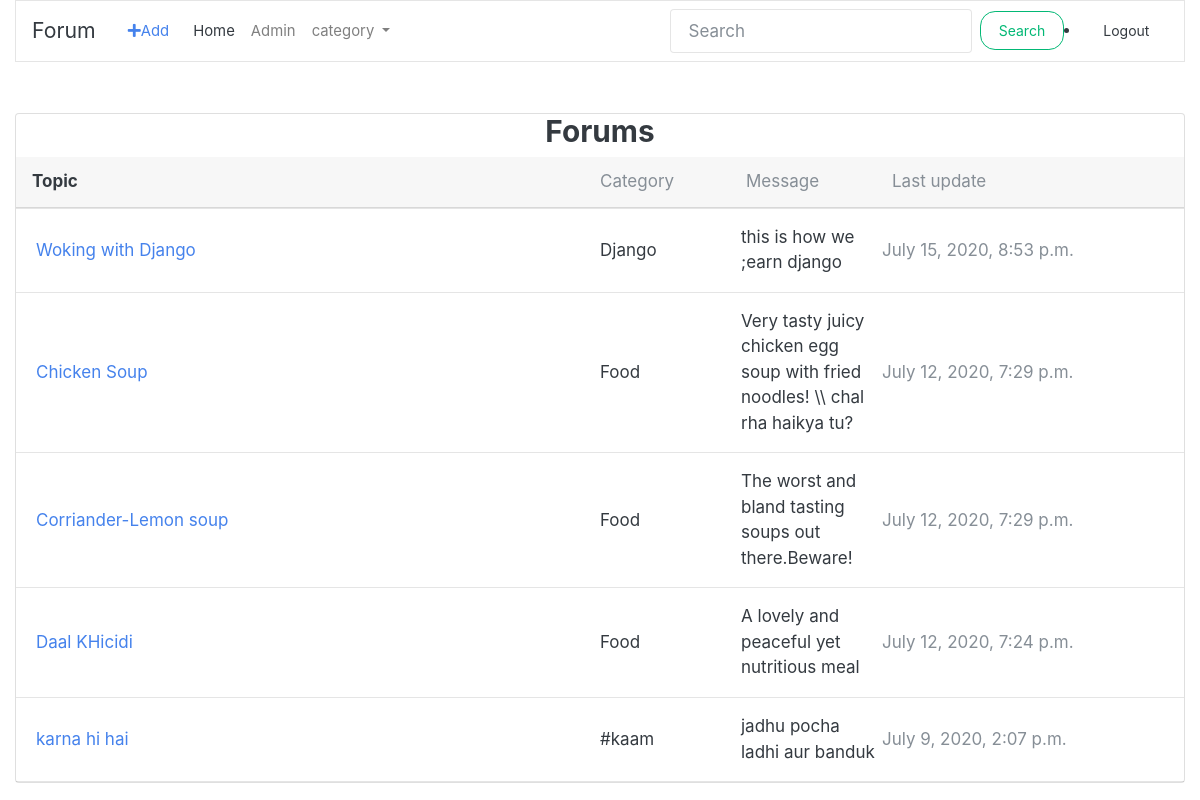
/forums/ (signed in), run on the app's committed database.
### forums/models.py (models this page shows, shortened)
class ForumPost(models.Model):
    image = models.ImageField(upload_to = 'media/', blank = True, null=True)
    owner = models.ForeignKey(User,on_delete=models.CASCADE,blank=True)
    topic = models.CharField(max_length = 150)
    category = models.CharField(max_length = 50)
    message = models.TextField()
    slug = models.SlugField(blank = True, null=True)
    timestamp = models.DateTimeField(auto_now_add=True)
    updated = models.DateTimeField(auto_now = True)
    class Meta:
        ordering = ['-updated','-timestamp']
    def get_absolute_url(self):
        return reverse('forums:detail', kwargs={"slug" : self.slug})

### forums/views.py (the view)
# urls.py: path('',HomeView.as_view(template_name='forums/forumpost_list_index.html'), name = "homepage"),
class HomeView(ListView):
    queryset = ForumPost.objects.all().order_by('-timestamp')
    def get_context_data(self,*args,**kwargs):
        context = super().get_context_data(**kwargs)
        context['list_of_categories']= all_cat
        return context

### forums/templates/forums/forumpost_list_index.html (shortened to what this page needs)
{% extends 'forums/bass.html' %} {% block content %}
<div class="card mb-3">
    <center>
        <h3>Forums</h3>
    </center>
    <div class="card-header pr-0 pl-0">
        <div class="row no-gutters align-items-center w-100">
            <div class="col font-weight-bold pl-3">Topic</div>
            <div class="d-none d-md-block col-6 text-muted">
                <div class="row no-gutters align-items-center">
                    <div class="col-3">Category</div>
                    <div class="col-3">Message</div>
                    <div class="col-6">Last update</div>
                </div>
            </div>
        </div>
    </div>
    <hr class="m-0"> {% if object_list %} {% for object in object_list %}
    <div class="card-body py-3">
        <div class="row no-gutters align-items-center">
            <div class="col"><a href="{{ object.get_absolute_url }}" class="text-big font-weight-semibold" data-abc="true">{{ object.topic }}</a></div>
            <div class="d-none d-md-block col-6">
                <div class="row no-gutters align-items-center">
                    <div class="col-3">{{ object.category }}</div>
                    <div class="col-3">{{ object.message }}</div>
                    <div class="text-muted  text-truncate">{{ object.timestamp }} &nbsp;&nbsp;
                    </div>
                </div>
            </div>
        </div>
    </div>
    <hr class="m-0"> {% endfor %} {% endif %}
</div>
{% endblock content %}

### data on the page
ForumPost: topic "Woking with Django", category "Django", message "this is how we ;earn django", timestamp "July 15, 2020, 8:53 p.m."
ForumPost: topic "Chicken Soup", category "Food", message "Very tasty juicy chicken egg soup with fried noodles! \\\\ chal rha haikya tu?", timestamp "July 12, 2020, 7:29 p.m."
ForumPost: topic "Corriander-Lemon soup", category "Food", message "The worst and bland tasting soups out there.Beware!", timestamp "July 12, 2020, 7:29 p.m."
ForumPost: topic "Daal KHicidi", category "Food", message "A lovely and peaceful yet nutritious meal", timestamp "July 12, 2020, 7:24 p.m."
ForumPost: topic "karna hi hai", category "#kaam", message "jadhu pocha ladhi aur banduk", timestamp "July 9, 2020, 2:07 p.m."
